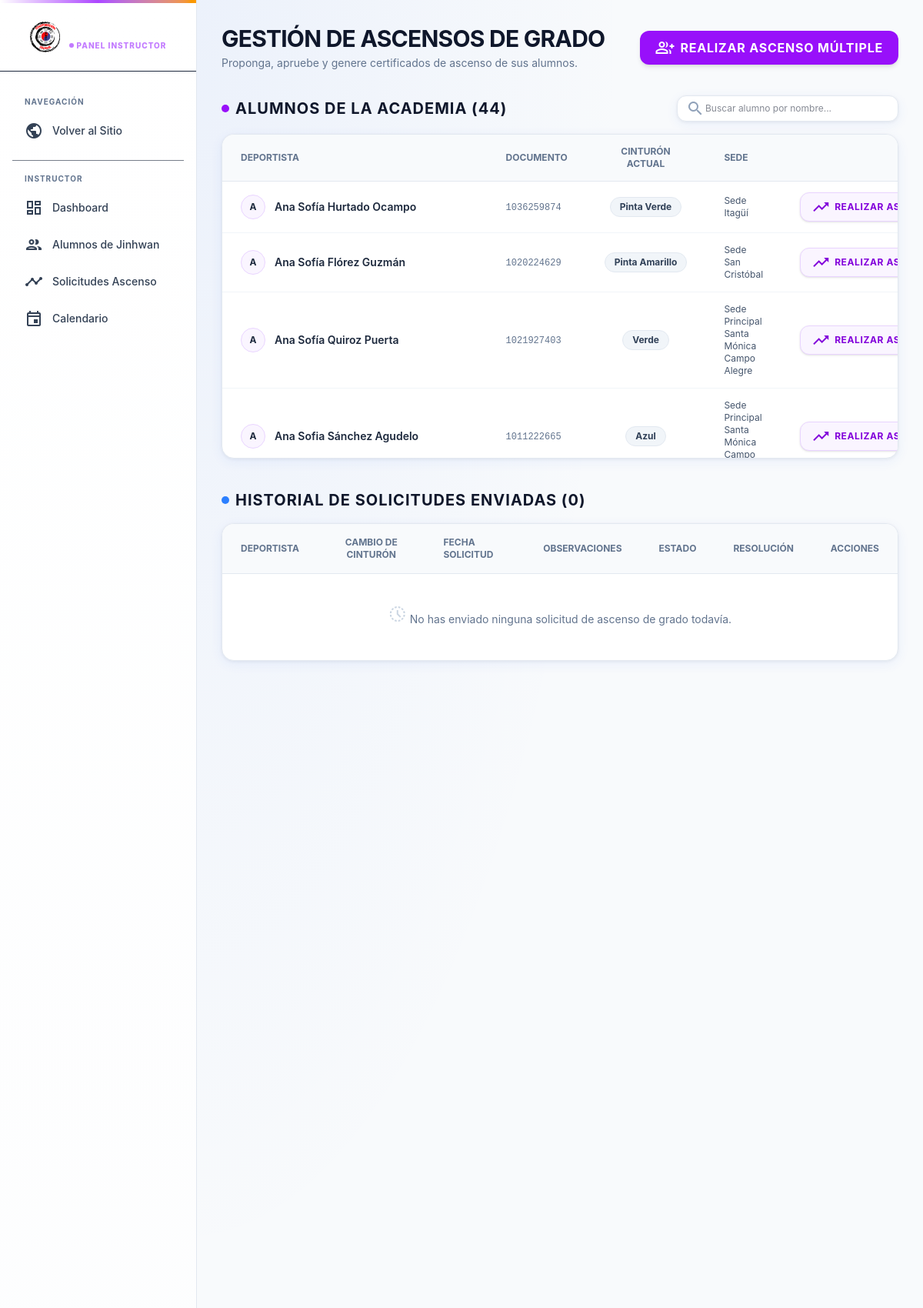
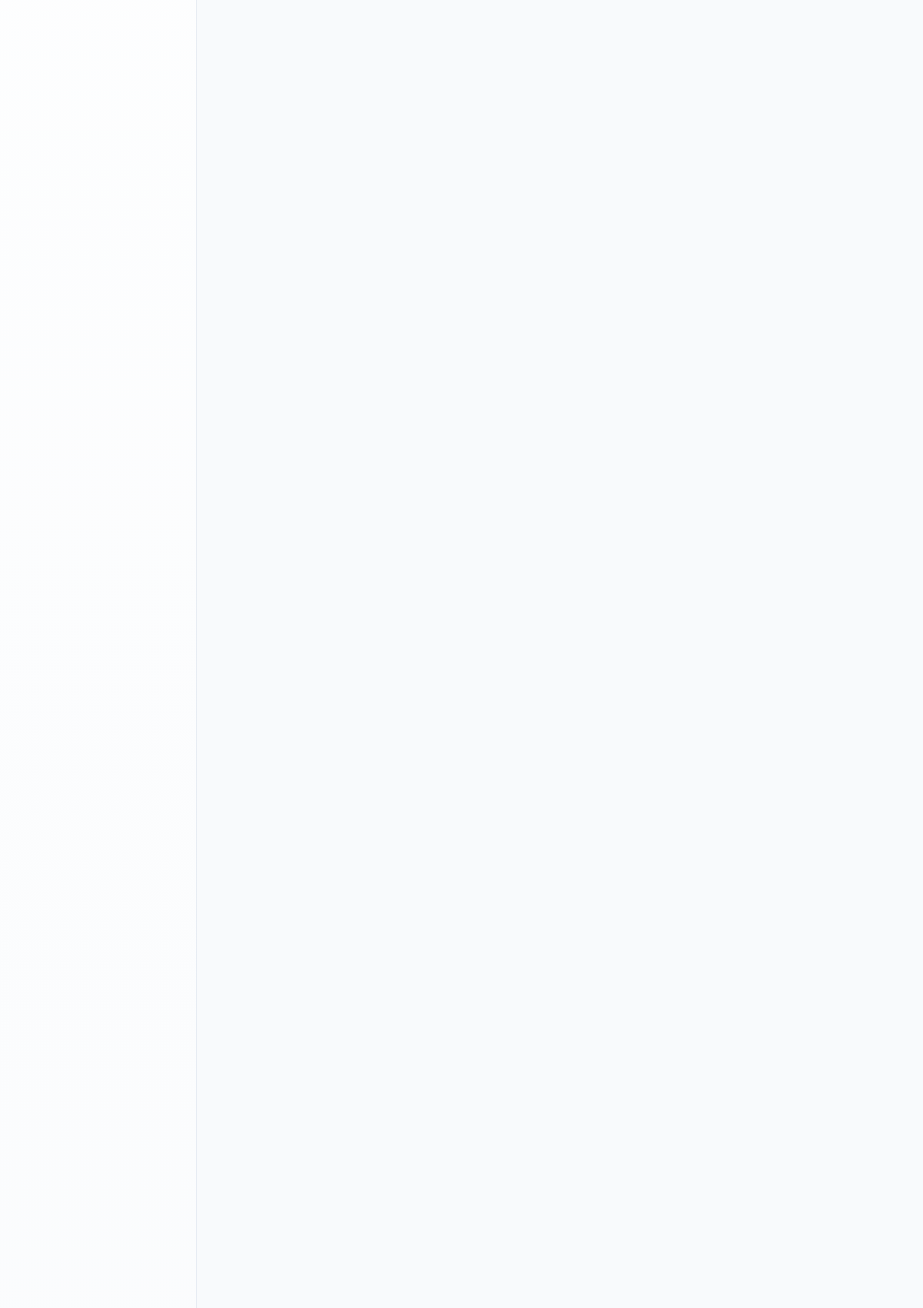
/maestro/solicitudes-ascenso (signed in, upper part), run on the app's committed database (2 pictures, top to bottom).
### tables this page shows
CREATE TABLE `personas` (
  `id_persona` int NOT NULL AUTO_INCREMENT,
  `nombre` varchar(100) NOT NULL,
  `apellido` varchar(100) NOT NULL,
  `tipo_documento` varchar(50) DEFAULT 'TI',
  `num_doc` varchar(100) DEFAULT NULL,
  `telefono` varchar(50) DEFAULT NULL,
  `id_sede` int DEFAULT NULL,
  `foto_perfil` varchar(255) DEFAULT NULL,
  `activo` tinyint(1) DEFAULT '1',
  `created_at` timestamp NULL DEFAULT CURRENT_TIMESTAMP,
  PRIMARY KEY (`id_persona`),
  KEY `idx_personas_sede` (`id_sede`),
  KEY `idx_personas_num_doc` (`num_doc`),
  CONSTRAINT `fk_personas_sede` FOREIGN KEY (`id_sede`) REFERENCES `sedes` (`id_sede`) ON DELETE SET NULL ON UPDATE CASCADE
);

CREATE TABLE `grados` (
  `id_grado` int NOT NULL AUTO_INCREMENT,
  `nombre` varchar(50) NOT NULL,
  PRIMARY KEY (`id_grado`)
);

CREATE TABLE `sedes` (
  `id_sede` int NOT NULL AUTO_INCREMENT,
  `nombre` varchar(100) NOT NULL,
  `direccion` varchar(255) DEFAULT NULL,
  `telefono` varchar(50) DEFAULT NULL,
  `horario` varchar(100) DEFAULT NULL,
  PRIMARY KEY (`id_sede`)
);

### vistas/maestro/solicitudes_ascenso.php (the view, shortened to what the rows shown need)
<?php include __DIR__ . '/../layout/maestro_cabecera.php'; ?>
<main class="flex-grow container mx-auto p-6 lg:p-8 relative transition-colors duration-300">
    <div class="flex flex-col md:flex-row md:items-center md:justify-between mb-8 relative z-10 gap-4">
        <div>
            <h1 class="text-3xl font-display font-bold text-slate-900 dark:text-white uppercase tracking-tight transition-colors">
                Gestión de Ascensos de Grado
            </h1>
        </div>
    </div>
    <div class="mb-10 space-y-4">
        <div class="flex flex-col sm:flex-row sm:items-center justify-between gap-3">
            <div class="flex items-center gap-2">
                <h2 class="text-xl font-display font-bold text-slate-900 dark:text-white uppercase tracking-wider">
                    Alumnos de la Academia (<?= count($alumnos) ?>)
                </h2>
            </div>
        </div>
        <div class="bg-white dark:bg-slate-900 rounded-2xl border border-slate-200 dark:border-slate-800 overflow-hidden shadow-sm relative z-10 transition-colors duration-300">
            <div class="overflow-x-auto overflow-y-auto max-h-[420px]">
                <table class="w-full text-sm text-left border-collapse" id="alumnos-main-table">
                    <thead class="text-xs uppercase bg-slate-50 dark:bg-slate-950/60 border-b border-slate-200 dark:border-slate-800 text-slate-500 dark:text-slate-400 sticky top-0 z-10 transition-colors">
                        <tr>
                            <th scope="col" class="px-6 py-3.5">Deportista</th>
                            <th scope="col" class="px-6 py-3.5">Documento</th>
                            <th scope="col" class="px-6 py-3.5 text-center">Cinturón Actual</th>
                            <th scope="col" class="px-6 py-3.5">Sede</th>
                            <th scope="col" class="px-6 py-3.5 text-right">Acción</th>
                        </tr>
                    </thead>
                    <tbody class="divide-y divide-slate-100 dark:divide-slate-800/50 transition-colors">
                        <?php if (empty($alumnos)): ?>
                            <tr>
                                <td colspan="5" class="px-6 py-10 text-center text-slate-500 dark:text-slate-400">
                                    <span class="material-icons-outlined text-4xl block mb-2 text-slate-300 dark:text-slate-700">person_off</span>
                                    No hay alumnos activos disponibles.
                                </td>
                            </tr>
                        <?php else: ?>
                            <?php foreach ($alumnos as $alumno): ?>
                                <?php
                                    $nombreNivelActual = !empty($alumno['nombre_nivel']) ? $alumno['nombre_nivel'] : 'Blanco';
                                ?>
                                <tr class="alumno-row hover:bg-slate-50 dark:hover:bg-slate-800/30 transition-all" data-name="<?= htmlspecialchars(strtolower($alumno['nombre'] . ' ' . $alumno['apellido'])) ?>">
                                    <td class="px-6 py-3.5 font-semibold whitespace-nowrap">
                                        <div class="flex items-center">
                                            <?php if (!empty($alumno['foto_perfil'])): ?>
                                                <img src="<?= base_url('/public/uploads/perfiles/' . $alumno['foto_perfil']) ?>" class="w-8 h-8 rounded-full object-cover shadow-sm mr-3 shrink-0 border border-slate-200 dark:border-slate-700">
                                            <?php else: ?>
                                                <div class="h-8 w-8 rounded-full bg-purple-50 dark:bg-purple-950/60 border border-purple-200 dark:border-purple-800/80 text-tkd-purple flex items-center justify-center mr-3 font-bold shrink-0 text-xs">
                                                    <?= strtoupper(substr($alumno['nombre'], 0, 1)) ?>
                                                </div>
                                            <?php endif; ?>
                                            <span class="text-slate-800 dark:text-white"><?= htmlspecialchars($alumno['nombre'] . ' ' . $alumno['apellido']) ?></span>
                                        </div>
                                    </td>
                                    <td class="px-6 py-3.5 text-slate-500 dark:text-slate-400 text-xs">
                                        <span class="font-mono"><?= htmlspecialchars($alumno['numero_documento'] ?? '-') ?></span>
                                    </td>
                                    <td class="px-6 py-3.5 text-center whitespace-nowrap">
                                        <span class="inline-flex items-center px-3 py-1 rounded-full text-xs font-bold bg-slate-100 dark:bg-slate-800 text-slate-700 dark:text-slate-300 border border-slate-200 dark:border-slate-700">
                                            <?= htmlspecialchars($nombreNivelActual) ?>
                                        </span>
                                    </td>
                                    <td class="px-6 py-3.5 text-slate-600 dark:text-slate-400 text-xs">
                                        <?= htmlspecialchars($alumno['nombre_sede'] ?? 'Sin sede') ?>
                                    </td>
                                    <td class="px-6 py-3.5 text-right whitespace-nowrap">
                                        <button type="button" onclick='openSinglePromoModal(<?= json_encode($alumno) ?>)' class="inline-flex items-center gap-1.5 px-3.5 py-1.5 bg-purple-50 dark:bg-purple-950/40 hover:bg-purple-600 hover:text-white border border-purple-200 dark:border-purple-800/50 text-purple-700 dark:text-purple-300 rounded-xl text-xs font-bold uppercase tracking-wider transition-all shadow-sm cursor-pointer">
                                            <span class="material-icons-outlined text-sm">trending_up</span>
                                            <span>Realizar Ascenso</span>
                                        </button>
                                    </td>
                                </tr>
                            <?php endforeach; ?>
                        <?php endif; ?>
                    </tbody>
                </table>
            </div>
        </div>
    </div>
    <div class="space-y-4">
        <div class="flex items-center gap-2">
            <h2 class="text-xl font-display font-bold text-slate-900 dark:text-white uppercase tracking-wider">
                Historial de Solicitudes Enviadas (<?= count($solicitudes) ?>)
            </h2>
        </div>
        <div class="bg-white dark:bg-slate-900 rounded-2xl border border-slate-200 dark:border-slate-800 overflow-hidden shadow-sm relative z-10 transition-colors duration-300">
            <div class="overflow-x-auto">
                <table class="w-full text-sm text-left border-collapse">
                    <thead class="text-xs uppercase bg-slate-50 dark:bg-slate-950/40 border-b border-slate-200 dark:border-slate-800 text-slate-500 dark:text-slate-400 transition-colors">
                        <tr>
                            <th scope="col" class="px-6 py-4">Deportista</th>
                            <th scope="col" class="px-6 py-4 text-center">Cambio de Cinturón</th>
                            <th scope="col" class="px-6 py-4">Fecha Solicitud</th>
                            <th scope="col" class="px-6 py-4">Observaciones</th>
                            <th scope="col" class="px-6 py-4 text-center">Estado</th>
                            <th scope="col" class="px-6 py-4">Resolución</th>
                            <th scope="col" class="px-6 py-4 text-center">Acciones</th>
                        </tr>
                    </thead>
                </table>
            </div>
        </div>
    </div>
</main>
<?php include __DIR__ . '/../layout/maestro_pie.php'; ?>

### data on the page
personas: nombre "A", nombre+apellido "Ana Sofía Hurtado Ocampo", num_doc "1036259874", grados.nombre "Pinta Verde", id_sede.nombre "Sede Itagüí"
personas: nombre "A", nombre+apellido "Ana Sofía Flórez Guzmán", num_doc "1020224629", grados.nombre "Pinta Amarillo", id_sede.nombre "Sede San Cristóbal"
personas: nombre "A", nombre+apellido "Ana Sofía Quiroz Puerta", num_doc "1021927403", grados.nombre "Verde", id_sede.nombre "Sede Principal Santa Mónica Campo Alegre"
personas: nombre "A", nombre+apellido "Ana Sofia Sánchez Agudelo", num_doc "1011222665", grados.nombre "Azul", id_sede.nombre "Sede Principal Santa Mónica Campo…"

### other printed values
count($alumnos) "44"
count($solicitudes) "0"
